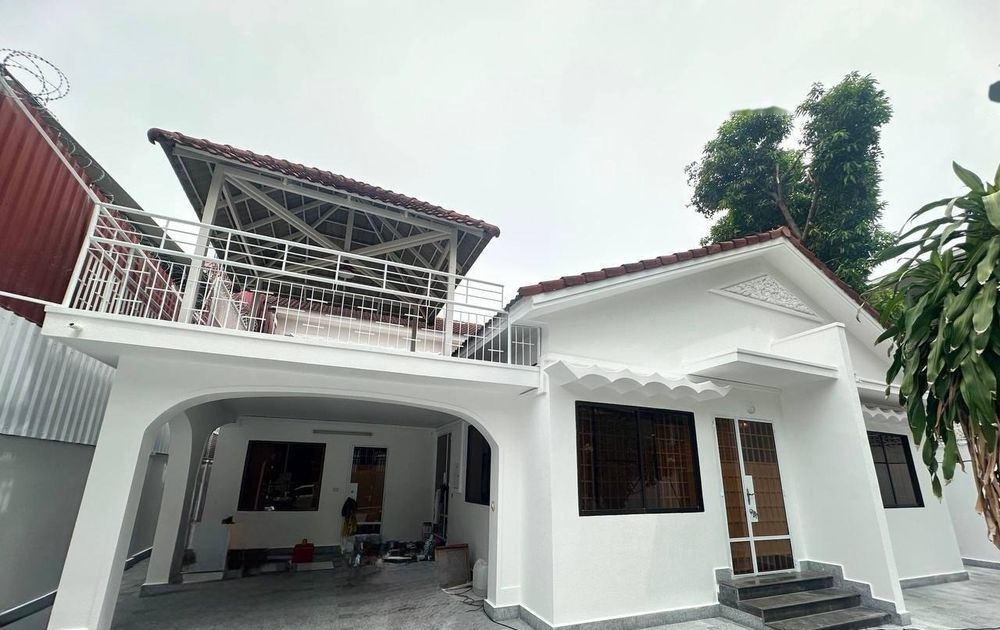
#> input picture tests/v3_core/fixtures/cover_vision/photos/6735/01.jpg, 1000 x 630 px
$ python -i vision.py   (imports and definitions only)
#> lines starting #> are read from the running program, lines starting #| are printed output that depends on the picture
"""Per-photo visual semantics for cover planning (Gym spec 2026-10-11 §一).

Every usable photo gets one structured record:

    room_type            客厅/卧室/厨房/卫生间/阳台/外观/庭院/泳池/健身房/停车位/入口/景观/其他
    property_type_hint   公寓/别墅/无法确认
    quality              {sharpness, brightness, composition, completeness} in 0..1
    hero_score, obstruction_score, distortion_score, confidence   in 0..1
    duplicate_group      model-supplied group key ("" when unknown)
    objects              visible evidence (沙发/床/灶台/马桶/立面 …) for cross-validation
    view                 window / balcony view is a feature of the shot
    reason               short Chinese explanation

Providers are pluggable and chosen by environment variables only; no key ever
lives in code:

    V3_VISION_PROVIDER   "gemini" | "openai_compat" | "fixture" | "heuristic" (default)
    V3_VISION_API_KEY    provider key; for gemini (or openai_compat pointed at
                         Google's endpoint) falls back to GEMINI_API_KEY
    V3_VISION_BASE_URL   gemini default https://generativelanguage.googleapis.com/v1beta;
                         openai_compat default https://api.openai.com/v1 (Gemini's
                         compat endpoint …/v1beta/openai/ also works)
    V3_VISION_MODEL      vision-capable model id; a comma list is tried in order
                         when a model is not available to the key (HTTP 404)
    V3_VISION_THINKING   gemini thinking level: minimal | low | medium | high | off
    V3_VISION_TIMEOUT    seconds per request (default 30)
    V3_VISION_MAX_ATTEMPTS  attempts per photo incl. retries on 429/5xx/timeout (default 4)
    V3_VISION_RPM        optional client-side pacing (requests/minute; e.g. 14 on a free key)
    V3_VISION_MAX_BACKOFF   cap in seconds for one retry wait (default 60; honours retryDelay)
    V3_VISION_FIXTURE_DIR  directory of recorded JSON results (tests / local evidence)

The default ``heuristic`` provider makes no network calls: it re-uses the
colour/edge ranker and caps confidence below the label threshold, so labels are
hidden and the cover planner ranks by measurable quality only (safe degrade).
Results are cached next to the photo so a listing is never paid for twice.
"""
from __future__ import annotations

import base64
import io
import json
import logging
import os
import random
import socket
import threading
import time
from dataclasses import asdict, dataclass, field
from pathlib import Path
from typing import Any, Iterable, Mapping, Protocol
from urllib.error import HTTPError, URLError
from urllib.request import Request, urlopen

import numpy as np
from PIL import Image, ImageOps

LOGGER = logging.getLogger(__name__)

PROMPT_VERSION = "cover_vision_v1_20261011"
ROOM_TYPES = (
    "客厅", "卧室", "厨房", "卫生间", "阳台", "外观", "庭院", "泳池",
    "健身房", "停车位", "入口", "景观", "其他",
)
PROPERTY_HINTS = ("公寓", "别墅", "无法确认")
OBJECT_VOCAB = (
    "沙发", "电视", "茶几", "餐桌", "床", "衣柜", "书桌", "灶台", "水槽", "橱柜", "冰箱",
    "马桶", "淋浴", "洗手台", "浴缸", "镜柜", "立面", "屋顶", "大门", "车库", "院墙",
    "草坪", "树木", "泳池水面", "健身器材", "车辆", "洗衣机", "栏杆", "窗景", "高楼景观",
)
# Legacy ranker room keys → canonical Chinese room types.
LEGACY_ROOM = {
    "living": "客厅", "bedroom": "卧室", "kitchen": "厨房", "toilet": "卫生间",
    "exterior": "外观", "pool": "泳池", "balcony": "阳台",
}
HEURISTIC_CONFIDENCE_CAP = 0.45


# [10 lines left out: function _clamp, not called in this run]


@dataclass(frozen=True)
class PhotoVision:
    room_type: str = "其他"
    property_type_hint: str = "无法确认"
    quality: dict[str, float] = field(default_factory=dict)
    hero_score: float = 0.0
    obstruction_score: float = 0.0
    distortion_score: float = 0.0
    duplicate_group: str = ""
    confidence: float = 0.0
    objects: tuple[str, ...] = ()
    view: bool = False
    reason: str = ""
    provider: str = ""

    # [47 lines left out: functions quality_score, as_dict, normalize_vision, not called in this run]


class VisionClient(Protocol):
    name: str

    def analyze(self, path: str, *, ranking_row: Mapping[str, Any] | None = None) -> PhotoVision: ...


# ---------------------------------------------------------------- heuristic
class HeuristicVisionClient:
    """No-network fallback. Never confident: labels stay hidden downstream."""

    name = "heuristic"

    # [25 lines left out: function analyze, not called in this run]


# ---------------------------------------------------------------- fixtures
FIXTURE_CROP_STEPS = tuple(round(0.02 * i, 2) for i in range(16))  # bottom crops 0–30 %


def perceptual_key(path: str | Path, size: int = 16, *, bottom_crop: float = 0.0) -> str:
    """256-bit dHash hex; stable across re-encode / resize of the same photo.

    ``bottom_crop`` lets fixtures pre-compute keys for the watermark-strip crop
    the source scrubber may apply, so a recorded photo still matches after it.
    """
#> called with size = 16, bottom_crop = 0
    with Image.open(path) as source:
#> source is the input picture: PIL image 1000x630 RGB; mean R, G, B 155.6, 159.9, 156.3
        image = ImageOps.exif_transpose(source).convert("L")
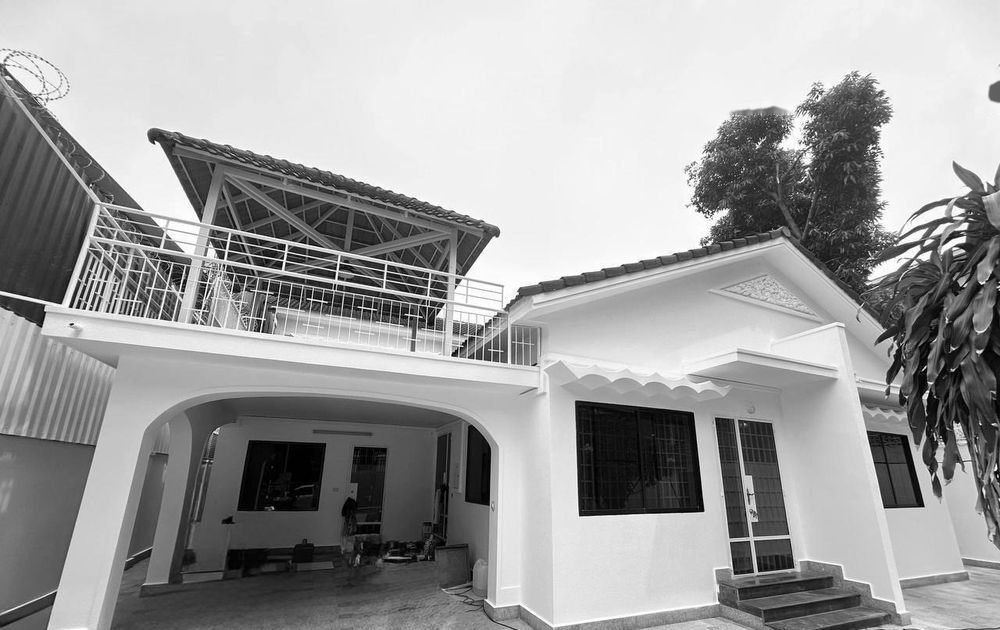
#> image: PIL image 1000x630 L; min 0, max 255, mean 158.2
        if bottom_crop > 0:
            image = image.crop((0, 0, image.width, max(1, round(image.height * (1 - bottom_crop)))))
        image = image.resize((size + 1, size), Image.Resampling.LANCZOS)
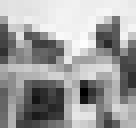
#> image: PIL image 17x16 L (shown 8 times larger); min 0, max 253, mean 158.3
        pixels = np.asarray(image, dtype=np.int16)
    bits = 0
    for flag in (pixels[:, :-1] > pixels[:, 1:]).ravel():
        bits = (bits << 1) | int(flag)
#> this loop made 256 passes
#> (flag, bits) on passes 3 to 5: (False, 2), (False, 4), (False, 8)
#> after the loop, bits = 29067068950865112171308081124245347680395123172249620006065226031493604270200
    return f"{bits:0{size * size // 4}x}"


# [5 lines left out: function _key_distance, not called in this run]


class FixtureVisionClient:
    """Recorded results (tests / local evidence). Unknown photos → heuristic."""

    name = "fixture"
    MAX_DISTANCE = 40  # of 256 bits

    # [16 lines left out: functions __init__, analyze, not called in this run]


# ---------------------------------------------------------------- real API
SYSTEM_PROMPT = (
    "你是柬埔寨金边租房平台的房源照片审核员。只根据照片里看得见的内容判断，看不清或不确定就返回“其他”/“无法确认”，"
    "并给低 confidence。不要猜测，不要编造。只输出一个 JSON 对象，不要任何其他文字。"
)
USER_PROMPT = (
    "分析这张房源照片，返回 JSON：\n"
    "{\"room_type\": 取值 " + "/".join(ROOM_TYPES) + "（餐厅归客厅；阳台看到城市景观仍是阳台）,\n"
    " \"property_type_hint\": 公寓/别墅/无法确认,\n"
    " \"objects\": 看得见的物件，只能从此列表选: " + "、".join(OBJECT_VOCAB) + ",\n"
    " \"view\": 是否有明显窗外/阳台景观 true/false,\n"
    " \"quality\": {\"sharpness\":0-1, \"brightness\":0-1, \"composition\":0-1, \"completeness\":0-1(主体是否完整，外观是否拍全建筑)},\n"
    " \"hero_score\": 0-1 适合作为频道封面大图的程度,\n"
    " \"obstruction_score\": 0-1 主体被树/车/人/杂物遮挡程度,\n"
    " \"distortion_score\": 0-1 广角/仰拍/倾斜造成的变形程度,\n"
    " \"duplicate_group\": 用几个字描述拍摄位置（同一位置同一角度给相同描述）,\n"
    " \"confidence\": 0-1 对 room_type 的把握,\n"
    " \"reason\": 一句中文理由}"
)


# [18 lines left out: functions _encode_image, _extract_json, not called in this run]


# Structured-output schema (OpenAPI subset accepted by Gemini responseSchema and
# by OpenAI-style json_schema). Closed enums mean the model cannot invent rooms.
def _unit(description: str) -> dict[str, Any]:
    return {"type": "number", "description": description}


RESPONSE_SCHEMA: dict[str, Any] = {
    "type": "object",
    "properties": {
        "room_type": {"type": "string", "enum": list(ROOM_TYPES)},
        "property_type_hint": {"type": "string", "enum": list(PROPERTY_HINTS)},
        "objects": {"type": "array", "items": {"type": "string", "enum": list(OBJECT_VOCAB)}},
        "view": {"type": "boolean"},
        "quality": {
            "type": "object",
            "properties": {
                "sharpness": _unit("0-1 清晰度"),
                "brightness": _unit("0-1 亮度/曝光合适程度"),
                "composition": _unit("0-1 构图"),
                "completeness": _unit("0-1 主体完整度；外观是否拍全建筑"),
            },
            "required": ["sharpness", "brightness", "composition", "completeness"],
        },
        "hero_score": _unit("0-1 适合做频道封面大图"),
        "obstruction_score": _unit("0-1 主体被遮挡程度"),
        "distortion_score": _unit("0-1 广角/仰拍/倾斜变形"),
        "duplicate_group": {"type": "string"},
        "confidence": _unit("0-1 对 room_type 的把握"),
        "reason": {"type": "string"},
    },
    "required": [
        "room_type", "property_type_hint", "objects", "view", "quality", "hero_score",
        "obstruction_score", "distortion_score", "duplicate_group", "confidence", "reason",
    ],
}

RETRYABLE_STATUS = frozenset({408, 409, 425, 429, 500, 502, 503, 504})


class VisionProviderError(RuntimeError):
    # [38 lines left out: functions __init__, _http_post_json, not called in this run]


class _RemoteVisionClient:
    """Shared retry / backoff / model fallback / usage accounting for network providers.

    * 429 / 5xx / timeouts: exponential backoff (honours Retry-After / retryDelay),
      up to ``max_attempts`` per photo.
    * 404 (model not offered to this key): next model in the list, remembered.
    * 400 / 401 / 403: not retried; 401/403 trip a breaker so the rest of the
      listing degrades instantly instead of hammering the API.
    * Anything else that fails → that photo degrades to the heuristic (labels hidden).
    """

    name = "remote"
    BACKOFF_BASE = 1.5

    # [20 lines left out: function __init__, not called in this run]

    def __repr__(self) -> str:  # never expose the key
        return f"<{type(self).__name__} models={self.models}>"

    # [7 lines left out: function model, not called in this run]

    # provider hooks
    def _request(self, model: str, path: str) -> tuple[str, dict[str, Any], dict[str, str]]:
        raise NotImplementedError

    def _parse(self, answer: dict[str, Any]) -> tuple[str, dict[str, int]]:
        raise NotImplementedError

    # [62 lines left out: functions _send, _delay, _throttle, analyze, not called in this run]


class OpenAICompatibleVisionClient(_RemoteVisionClient):
    """Any OpenAI-compatible /chat/completions endpoint with image input (stdlib only).

    Works with Gemini via base_url https://generativelanguage.googleapis.com/v1beta/openai/.
    """

    name = "openai_compat"

    # [21 lines left out: functions __init__, payload, not called in this run]

    def _request(self, model: str, path: str):
        return (self.base_url + "/chat/completions", self.payload(path, model),
                {"Authorization": f"Bearer {self._api_key}"})

    # [7 lines left out: function _parse, not called in this run]


class GeminiVisionClient(_RemoteVisionClient):
    """Native Gemini generateContent with responseSchema (structured JSON output).

    Key goes in the ``x-goog-api-key`` header (never in the URL, so it cannot leak
    into access logs / exception text).
    """

    name = "gemini"
    DEFAULT_BASE = "https://generativelanguage.googleapis.com/v1beta"

    # [33 lines left out: functions __init__, payload, not called in this run]

    def _request(self, model: str, path: str):
        return (f"{self.base_url}/models/{model}:generateContent", self.payload(path, model),
                {"x-goog-api-key": self._api_key})

    # [11 lines left out: function _parse, not called in this run]


# ---------------------------------------------------------------- factory + cache
GOOGLE_HOST = "generativelanguage.googleapis.com"


# [92 lines left out: functions _api_key, vision_client_from_env, _cache_path, analyze_photos, not called in this run]


__all__ = [
    "FixtureVisionClient",
    "GeminiVisionClient",
    "RESPONSE_SCHEMA",
    "VisionProviderError",
    "HeuristicVisionClient",
    "OBJECT_VOCAB",
    "OpenAICompatibleVisionClient",
    "PhotoVision",
    "ROOM_TYPES",
    "analyze_photos",
    "normalize_vision",
    "perceptual_key",
    "vision_client_from_env",
]

>>> result = perceptual_key('../../tests/v3_core/fixtures/cover_vision/photos/6735/01.jpg')

$ run again, on tests/v3_core/fixtures/cover_vision/photos/7117/02.jpg
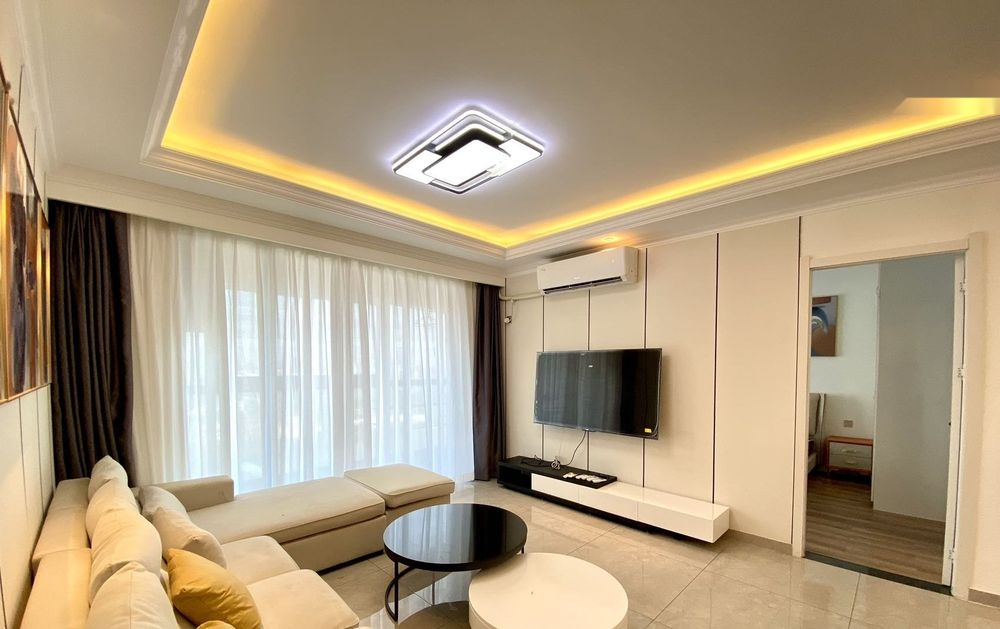
#> input picture tests/v3_core/fixtures/cover_vision/photos/7117/02.jpg, 1000 x 629 px
#> in perceptual_key, source is the input picture: PIL image 1000x629 RGB; mean R, G, B 173.4, 155.3, 127.2
#> in perceptual_key, `image = ImageOps.exif_transpose(source).convert("L")`:
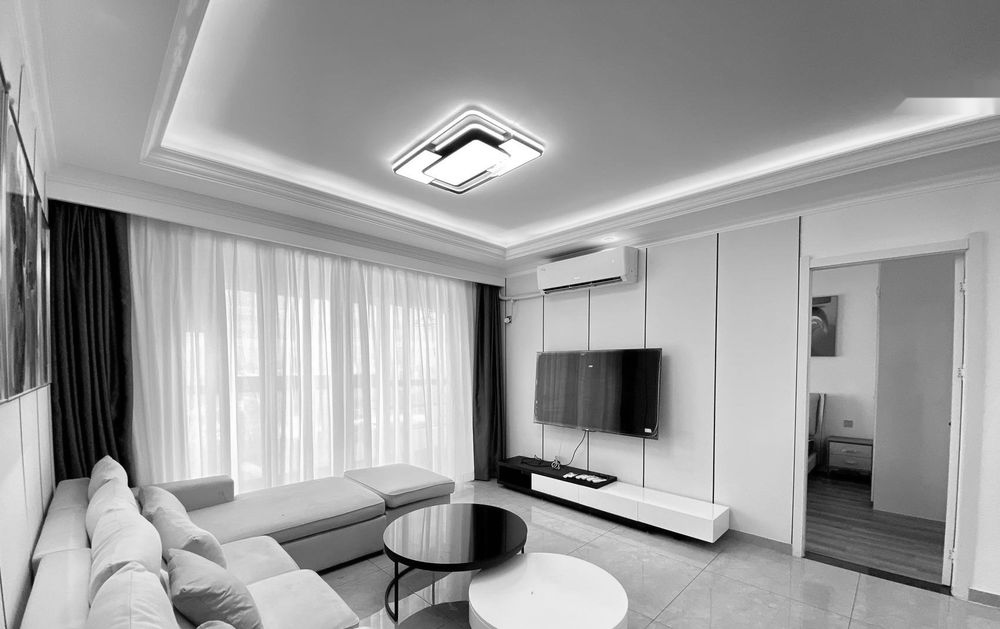
#> image: PIL image 1000x629 L; min 0, max 255, mean 157.5
#> in perceptual_key, `image = image.resize((size + 1, size), Image.Resampling.LANCZOS)`:
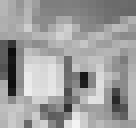
#> image: PIL image 17x16 L (shown 8 times larger); min 13, max 243, mean 157.4
#> the loop in perceptual_key, `for flag in (pixels[:, :-1] > pixels[:, 1:]).ravel():` made 256 passes
#> (flag, bits) on passes 3 to 5: (False, 6), (True, 13), (True, 27)
#> after the loop in perceptual_key, `for flag in (pixels[:, :-1] > pixels[:, 1:]).ravel():`: bits = 98148123235826407321375326285674327658186716427209298297075221522402395448942

$ run again, on tests/v3_core/fixtures/cover_vision/photos/7117/03.jpg
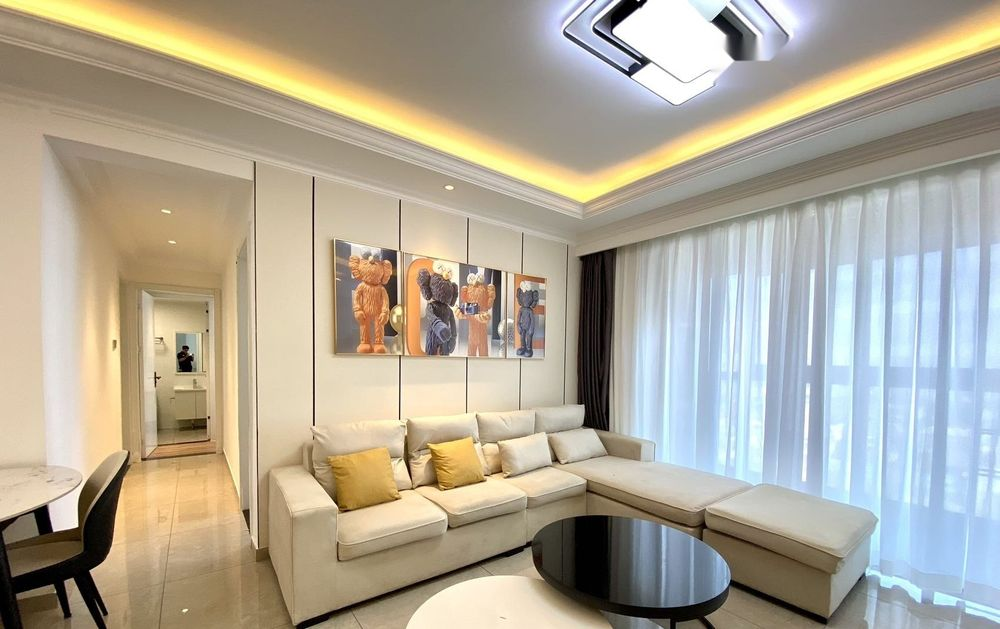
#> input picture tests/v3_core/fixtures/cover_vision/photos/7117/03.jpg, 1000 x 629 px
#> in perceptual_key, source is the input picture: PIL image 1000x629 RGB; mean R, G, B 175.4, 167.8, 150.9
#> in perceptual_key, `image = ImageOps.exif_transpose(source).convert("L")`:
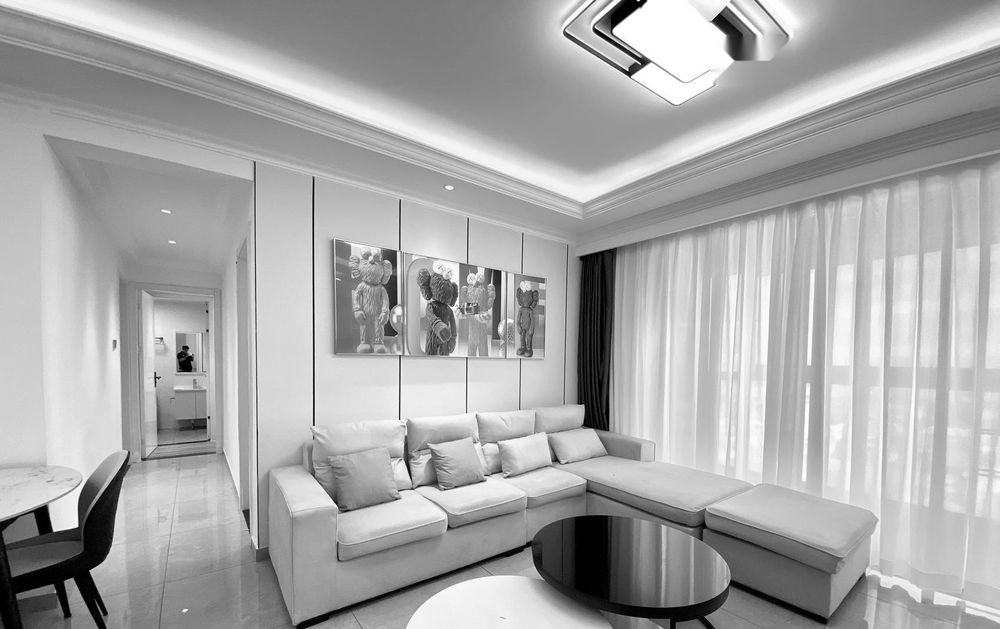
#> image: PIL image 1000x629 L; min 0, max 255, mean 168.2
#> in perceptual_key, `image = image.resize((size + 1, size), Image.Resampling.LANCZOS)`:
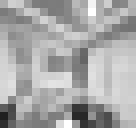
#> image: PIL image 17x16 L (shown 8 times larger); min 31, max 255, mean 168.1
#> the loop in perceptual_key, `for flag in (pixels[:, :-1] > pixels[:, 1:]).ravel():` made 256 passes
#> (flag, bits) on passes 3 to 5: (True, 3), (True, 7), (True, 15)
#> after the loop in perceptual_key, `for flag in (pixels[:, :-1] > pixels[:, 1:]).ravel():`: bits = 55330776624463153502133803491505278903313151049395328143660880769981894703304
